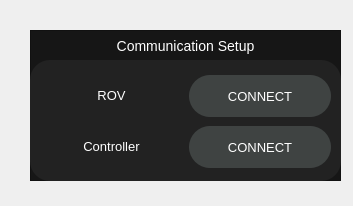
<?xml version="1.0" encoding="UTF-8"?>
<ui version="4.0">
 <class>Form</class>
 <widget class="QWidget" name="Form">
  <property name="geometry">
   <rect>
    <x>0</x>
    <y>0</y>
    <width>353</width>
    <height>206</height>
   </rect>
  </property>
  <property name="windowTitle">
   <string>Form</string>
  </property>
  <widget class="QWidget" name="cpanel_com_setup_widget" native="true">
   <property name="geometry">
    <rect>
     <x>30</x>
     <y>30</y>
     <width>311</width>
     <height>151</height>
    </rect>
   </property>
   <widget class="QFrame" name="cpanel_com_setup">
    <property name="geometry">
     <rect>
      <x>0</x>
      <y>0</y>
      <width>311</width>
      <height>151</height>
     </rect>
    </property>
    <property name="styleSheet">
     <string notr="true">QFrame#cpanel_com_setup{
background-color:	rgba(22,22,22,255);
}</string>
    </property>
    <property name="frameShape">
     <enum>QFrame::StyledPanel</enum>
    </property>
    <property name="frameShadow">
     <enum>QFrame::Raised</enum>
    </property>
    <widget class="QLabel" name="cpanel_label_cameras">
     <property name="geometry">
      <rect>
       <x>80</x>
       <y>0</y>
       <width>151</width>
       <height>31</height>
      </rect>
     </property>
     <property name="styleSheet">
      <string notr="true">color:White;
font-size: 14px;</string>
     </property>
     <property name="text">
      <string>Communication Setup</string>
     </property>
     <property name="alignment">
      <set>Qt::AlignCenter</set>
     </property>
    </widget>
    <widget class="QFrame" name="cpanel_frame_com_setup">
     <property name="geometry">
      <rect>
       <x>0</x>
       <y>30</y>
       <width>311</width>
       <height>121</height>
      </rect>
     </property>
     <property name="styleSheet">
      <string notr="true">QFrame#cpanel_frame_com_setup {
background-color: rgba(34,34,34,255);
border-radius: 20px;
}
QPushButton {
background-color: rgba(63,67,66,255);
border-radius: 21px;
color: rgb(255, 255, 255);
font-size: 13px;
width: 100px;
height: 42px;
}
QPushButton:hover{
background-color: rgba(17, 120, 223, 200);
}
QPushButton:pressed{
background-color: rgba(17, 120, 223, 128)
}
QLabel{
color: White;
font-size: 13px;
}</string>
     </property>
     <property name="frameShape">
      <enum>QFrame::StyledPanel</enum>
     </property>
     <property name="frameShadow">
      <enum>QFrame::Raised</enum>
     </property>
     <widget class="QWidget" name="gridLayoutWidget">
      <property name="geometry">
       <rect>
        <x>10</x>
        <y>12</y>
        <width>291</width>
        <height>101</height>
       </rect>
      </property>
      <layout class="QGridLayout" name="gridLayout">
       <property name="sizeConstraint">
        <enum>QLayout::SetDefaultConstraint</enum>
       </property>
       <item row="1" column="0">
        <widget class="QLabel" name="cpanel_label_controller">
         <property name="sizePolicy">
          <sizepolicy hsizetype="Ignored" vsizetype="Fixed">
           <horstretch>0</horstretch>
           <verstretch>0</verstretch>
          </sizepolicy>
         </property>
         <property name="styleSheet">
          <string notr="true"/>
         </property>
         <property name="text">
          <string>Controller</string>
         </property>
         <property name="alignment">
          <set>Qt::AlignBottom|Qt::AlignHCenter</set>
         </property>
        </widget>
       </item>
       <item row="0" column="0">
        <widget class="QLabel" name="cpanel_label_rov">
         <property name="sizePolicy">
          <sizepolicy hsizetype="Ignored" vsizetype="Fixed">
           <horstretch>0</horstretch>
           <verstretch>0</verstretch>
          </sizepolicy>
         </property>
         <property name="styleSheet">
          <string notr="true"/>
         </property>
         <property name="text">
          <string>ROV</string>
         </property>
         <property name="alignment">
          <set>Qt::AlignBottom|Qt::AlignHCenter</set>
         </property>
        </widget>
       </item>
       <item row="0" column="1">
        <widget class="QPushButton" name="cpanel_btn_connect_rov">
         <property name="styleSheet">
          <string notr="true"/>
         </property>
         <property name="text">
          <string>CONNECT</string>
         </property>
        </widget>
       </item>
       <item row="1" column="1">
        <widget class="QPushButton" name="cpanel_btn_connect_controller">
         <property name="text">
          <string>CONNECT</string>
         </property>
        </widget>
       </item>
      </layout>
     </widget>
    </widget>
   </widget>
  </widget>
 </widget>
 <resources/>
 <connections/>
</ui>
